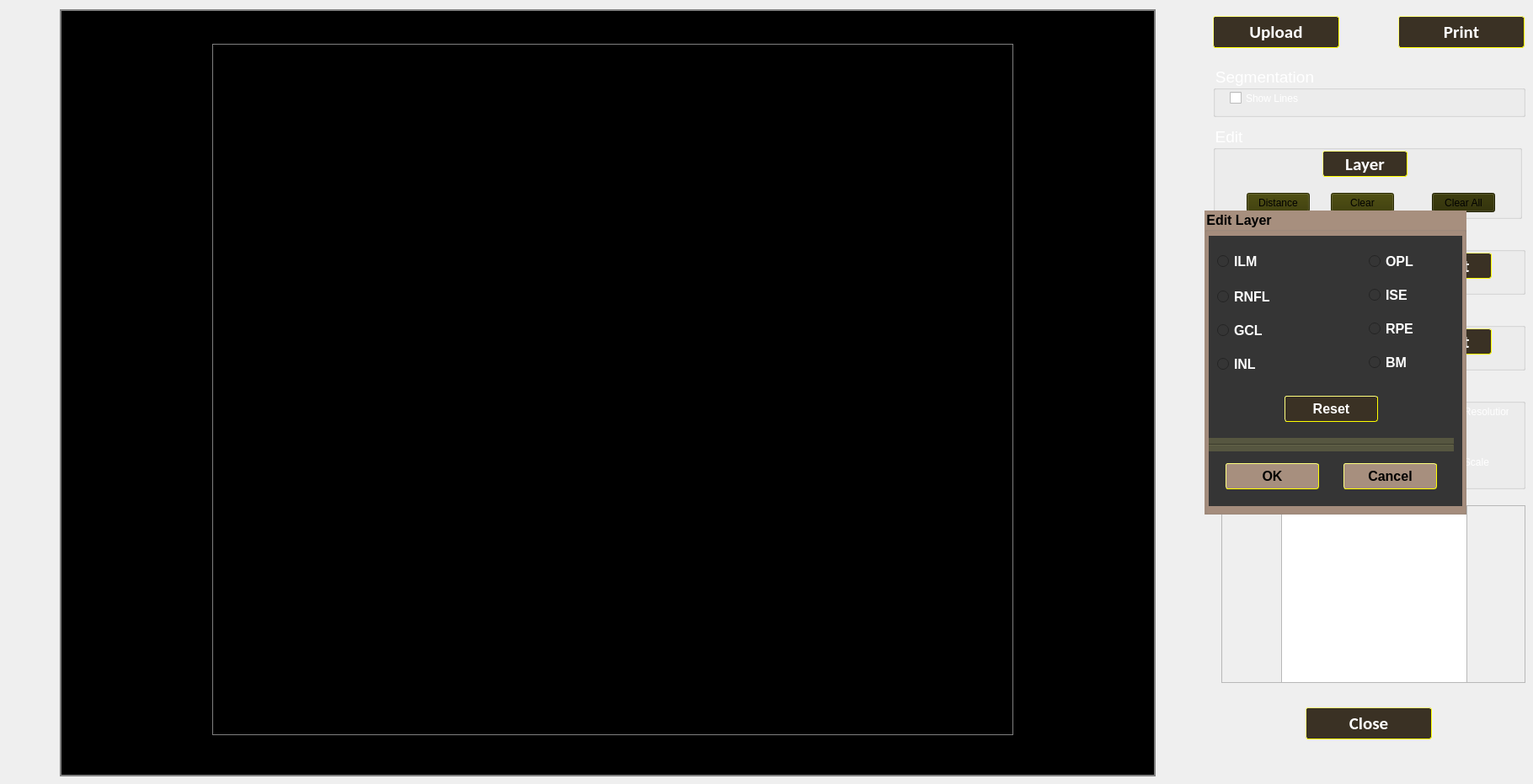
    <widget class="QWidget" name="stackWidget_octaPage7">
     <widget class="QGroupBox" name="groupBox_19">
      <property name="geometry">
       <rect>
        <x>1440</x>
        <y>270</y>
        <width>371</width>
        <height>80</height>
       </rect>
      </property>
      <property name="font">
       <font>
        <pointsize>14</pointsize>
       </font>
      </property>
      <property name="styleSheet">
       <string notr="true">color: white</string>
      </property>
      <property name="title">
       <string>Brightness</string>
      </property>
      <widget class="QPushButton" name="reset_bright_2">
       <property name="geometry">
        <rect>
         <x>230</x>
         <y>30</y>
         <width>101</width>
         <height>31</height>
        </rect>
       </property>
       <property name="font">
        <font>
         <family>Calibri</family>
         <pointsize>16</pointsize>
         <weight>75</weight>
         <bold>true</bold>
        </font>
       </property>
       <property name="focusPolicy">
        <enum>Qt::NoFocus</enum>
       </property>
       <property name="styleSheet">
        <string notr="true">QPushButton
{
background-color:  rgb(255, 236, 20);
color:black;
border-radius:3px;
border-style: outset;
border-width: 1px;
	border-color: rgb(255, 255, 0);
}

QPushButton:!pressed { 
 background-color:  rgb(58, 49, 36);
color:white;

}

QPushButton:hover { 
 border-color: rgb(128, 128, 128);

}

QPushButton:pressed { 
	background-color:  rgb(255, 236, 20);

}</string>
       </property>
       <property name="text">
        <string>Reset</string>
       </property>
      </widget>
      <widget class="QSlider" name="horizontalSlider_bright_2">
       <property name="geometry">
        <rect>
         <x>10</x>
         <y>40</y>
         <width>160</width>
         <height>22</height>
        </rect>
       </property>
       <property name="styleSheet">
        <string notr="true">QSlider::groove:horizontal {
    border: 1px solid #999999;
    height:28px; /* the groove expands to the size of the slider by default. by giving it a height, it has a fixed size */
 background-color:  rgb(58, 49, 36);
   
    margin: 2px 0;
}

QSlider::handle:horizontal {
    background: qlineargradient(x1:0, y1:0, x2:1, y2:1, stop:0 #b4b4b4, stop:1 #8f8f8f);
    border: 5px solid #5c5c5c;h
    width: 18px;
    margin: -42px 0; /* handle is placed by default on the contents rect of the groove. Expand outside the groove */
    border-radius: 3px;
}

</string>
       </property>
       <property name="minimum">
        <number>1</number>
       </property>
       <property name="maximum">
        <number>100</number>
       </property>
       <property name="orientation">
        <enum>Qt::Horizontal</enum>
       </property>
      </widget>
     </widget>
     <widget class="QGroupBox" name="groupBox_20">
      <property name="geometry">
       <rect>
        <x>1670</x>
        <y>450</y>
        <width>141</width>
        <height>131</height>
       </rect>
      </property>
      <property name="font">
       <font>
        <pointsize>14</pointsize>
       </font>
      </property>
      <property name="styleSheet">
       <string notr="true">color: white</string>
      </property>
      <property name="title">
       <string>Scale</string>
      </property>
      <widget class="QRadioButton" name="radioButton_7">
       <property name="geometry">
        <rect>
         <x>20</x>
         <y>30</y>
         <width>101</width>
         <height>17</height>
        </rect>
       </property>
       <property name="text">
        <string>High Resolution</string>
       </property>
      </widget>
      <widget class="QRadioButton" name="radioButton_8">
       <property name="geometry">
        <rect>
         <x>20</x>
         <y>60</y>
         <width>82</width>
         <height>17</height>
        </rect>
       </property>
       <property name="text">
        <string>Fit</string>
       </property>
      </widget>
      <widget class="QRadioButton" name="radioButton_9">
       <property name="geometry">
        <rect>
         <x>20</x>
         <y>90</y>
         <width>82</width>
         <height>17</height>
        </rect>
       </property>
       <property name="text">
        <string>Real Scale</string>
       </property>
      </widget>
     </widget>
     <widget class="QGroupBox" name="groupBox_21">
      <property name="geometry">
       <rect>
        <x>1450</x>
        <y>450</y>
        <width>141</width>
        <height>131</height>
       </rect>
      </property>
      <property name="font">
       <font>
        <pointsize>14</pointsize>
       </font>
      </property>
      <property name="styleSheet">
       <string notr="true">color: white</string>
      </property>
      <property name="title">
       <string>Color</string>
      </property>
      <widget class="QRadioButton" name="radioButton_10">
       <property name="geometry">
        <rect>
         <x>20</x>
         <y>30</y>
         <width>82</width>
         <height>17</height>
        </rect>
       </property>
       <property name="text">
        <string>Gray Scale</string>
       </property>
      </widget>
      <widget class="QRadioButton" name="radioButton_11">
       <property name="geometry">
        <rect>
         <x>20</x>
         <y>60</y>
         <width>82</width>
         <height>17</height>
        </rect>
       </property>
       <property name="text">
        <string>Invert</string>
       </property>
      </widget>
      <widget class="QRadioButton" name="radioButton_12">
       <property name="geometry">
        <rect>
         <x>20</x>
         <y>90</y>
         <width>82</width>
         <height>17</height>
        </rect>
       </property>
       <property name="text">
        <string>False Color</string>
       </property>
      </widget>
     </widget>
     <widget class="QGroupBox" name="groupBox_22">
      <property name="geometry">
       <rect>
        <x>1440</x>
        <y>360</y>
        <width>371</width>
        <height>80</height>
       </rect>
      </property>
      <property name="font">
       <font>
        <pointsize>14</pointsize>
       </font>
      </property>
      <property name="styleSheet">
       <string notr="true">color: white</string>
      </property>
      <property name="title">
       <string>Contrast</string>
      </property>
      <widget class="QPushButton" name="reset_contrast_2">
       <property name="geometry">
        <rect>
         <x>230</x>
         <y>30</y>
         <width>101</width>
         <height>31</height>
        </rect>
       </property>
       <property name="font">
        <font>
         <family>Calibri</family>
         <pointsize>16</pointsize>
         <weight>75</weight>
         <bold>true</bold>
        </font>
       </property>
       <property name="focusPolicy">
        <enum>Qt::NoFocus</enum>
       </property>
       <property name="styleSheet">
        <string notr="true">QPushButton
{
background-color:  rgb(255, 236, 20);
color:black;
border-radius:3px;
border-style: outset;
border-width: 1px;
	border-color: rgb(255, 255, 0);
}

QPushButton:!pressed { 
 background-color:  rgb(58, 49, 36);
color:white;

}

QPushButton:hover { 
 border-color: rgb(128, 128, 128);

}

QPushButton:pressed { 
	background-color:  rgb(255, 236, 20);

}</string>
       </property>
       <property name="text">
        <string>Reset</string>
       </property>
      </widget>
      <widget class="QSlider" name="horizontalSlider_contrast_2">
       <property name="geometry">
        <rect>
         <x>10</x>
         <y>40</y>
         <width>160</width>
         <height>22</height>
        </rect>
       </property>
       <property name="styleSheet">
        <string notr="true">QSlider::groove:horizontal {
    border: 1px solid #999999;
    height:28px; /* the groove expands to the size of the slider by default. by giving it a height, it has a fixed size */
 background-color:  rgb(58, 49, 36);
   
    margin: 2px 0;
}

QSlider::handle:horizontal {
    background: qlineargradient(x1:0, y1:0, x2:1, y2:1, stop:0 #b4b4b4, stop:1 #8f8f8f);
    border: 5px solid #5c5c5c;h
    width: 18px;
    margin: -42px 0; /* handle is placed by default on the contents rect of the groove. Expand outside the groove */
    border-radius: 3px;
}

</string>
       </property>
       <property name="orientation">
        <enum>Qt::Horizontal</enum>
       </property>
      </widget>
     </widget>
     <widget class="QPushButton" name="btn_logout_upload_7">
      <property name="geometry">
       <rect>
        <x>1440</x>
        <y>19</y>
        <width>150</width>
        <height>38</height>
       </rect>
      </property>
      <property name="font">
       <font>
        <family>Calibri</family>
        <pointsize>16</pointsize>
        <weight>75</weight>
        <bold>true</bold>
       </font>
      </property>
      <property name="focusPolicy">
       <enum>Qt::NoFocus</enum>
      </property>
      <property name="styleSheet">
       <string notr="true">QPushButton
{
background-color:  rgb(255, 236, 20);
color:black;
border-radius:3px;
border-style: outset;
border-width: 1px;
	border-color: rgb(255, 255, 0);
}

QPushButton:!pressed { 
 background-color:  rgb(58, 49, 36);
color:white;

}

QPushButton:hover { 
 border-color: rgb(128, 128, 128);

}

QPushButton:pressed { 
	background-color:  rgb(255, 236, 20);

}</string>
      </property>
      <property name="text">
       <string>Upload</string>
      </property>
     </widget>
     <widget class="QGroupBox" name="groupBox_23">
      <property name="geometry">
       <rect>
        <x>1440</x>
        <y>78</y>
        <width>371</width>
        <height>61</height>
       </rect>
      </property>
      <property name="font">
       <font>
        <pointsize>14</pointsize>
       </font>
      </property>
      <property name="styleSheet">
       <string notr="true">color: white</string>
      </property>
      <property name="title">
       <string>Segmentation</string>
      </property>
      <widget class="QCheckBox" name="checkBox_seg_2">
       <property name="geometry">
        <rect>
         <x>20</x>
         <y>30</y>
         <width>121</width>
         <height>17</height>
        </rect>
       </property>
       <property name="text">
        <string>Show Lines</string>
       </property>
      </widget>
     </widget>
     <widget class="QPushButton" name="btn_logout_23">
      <property name="geometry">
       <rect>
        <x>1660</x>
        <y>19</y>
        <width>150</width>
        <height>38</height>
       </rect>
      </property>
      <property name="font">
       <font>
        <family>Calibri</family>
        <pointsize>16</pointsize>
        <weight>75</weight>
        <bold>true</bold>
       </font>
      </property>
      <property name="focusPolicy">
       <enum>Qt::NoFocus</enum>
      </property>
      <property name="styleSheet">
       <string notr="true">QPushButton
{
background-color:  rgb(255, 236, 20);
color:black;
border-radius:3px;
border-style: outset;
border-width: 1px;
	border-color: rgb(255, 255, 0);
}

QPushButton:!pressed { 
 background-color:  rgb(58, 49, 36);
color:white;

}

QPushButton:hover { 
 border-color: rgb(128, 128, 128);

}

QPushButton:pressed { 
	background-color:  rgb(255, 236, 20);

}</string>
      </property>
      <property name="text">
       <string>Print</string>
      </property>
     </widget>
     <widget class="QScrollArea" name="scrollArea_measure_5">
      <property name="geometry">
       <rect>
        <x>71</x>
        <y>11</y>
        <width>1301</width>
        <height>911</height>
       </rect>
      </property>
      <property name="mouseTracking">
       <bool>true</bool>
      </property>
      <property name="tabletTracking">
       <bool>true</bool>
      </property>
      <property name="styleSheet">
       <string notr="true">border: 1px solid gray;
background-color: rgb(0, 0, 0);</string>
      </property>
      <property name="widgetResizable">
       <bool>true</bool>
      </property>
      <widget class="QWidget" name="scrollAreaWidgetContents_32">
       <property name="geometry">
        <rect>
         <x>0</x>
         <y>0</y>
         <width>1299</width>
         <height>909</height>
        </rect>
       </property>
       <widget class="QGraphicsView" name="h_scroll_graphicsview_2">
        <property name="geometry">
         <rect>
          <x>180</x>
          <y>40</y>
          <width>951</width>
          <height>821</height>
         </rect>
        </property>
        <property name="styleSheet">
         <string notr="true">background-color: rgb(0, 0, 0);</string>
        </property>
        <property name="verticalScrollBarPolicy">
         <enum>Qt::ScrollBarAlwaysOff</enum>
        </property>
        <property name="horizontalScrollBarPolicy">
         <enum>Qt::ScrollBarAlwaysOff</enum>
        </property>
       </widget>
      </widget>
     </widget>
     <widget class="QGroupBox" name="groupBox_24">
      <property name="geometry">
       <rect>
        <x>1440</x>
        <y>149</y>
        <width>367</width>
        <height>111</height>
       </rect>
      </property>
      <property name="font">
       <font>
        <pointsize>14</pointsize>
       </font>
      </property>
      <property name="styleSheet">
       <string notr="true">color: white</string>
      </property>
      <property name="title">
       <string>Edit</string>
      </property>
      <widget class="QPushButton" name="btn_distnace_2">
       <property name="enabled">
        <bool>true</bool>
       </property>
       <property name="geometry">
        <rect>
         <x>40</x>
         <y>80</y>
         <width>75</width>
         <height>23</height>
        </rect>
       </property>
       <property name="styleSheet">
        <string notr="true">background-color: rgb(56, 56, 0);
color:black</string>
       </property>
       <property name="text">
        <string>Distance</string>
       </property>
      </widget>
      <widget class="QPushButton" name="btn_clear_2">
       <property name="geometry">
        <rect>
         <x>140</x>
         <y>80</y>
         <width>75</width>
         <height>23</height>
        </rect>
       </property>
       <property name="styleSheet">
        <string notr="true">background-color: rgb(56, 56, 0);
color:black</string>
       </property>
       <property name="text">
        <string>Clear</string>
       </property>
      </widget>
      <widget class="QPushButton" name="btn_clearall_2">
       <property name="geometry">
        <rect>
         <x>260</x>
         <y>80</y>
         <width>75</width>
         <height>23</height>
        </rect>
       </property>
       <property name="styleSheet">
        <string notr="true">background-color: rgb(43, 43, 0);
color:black</string>
       </property>
       <property name="text">
        <string>Clear All</string>
       </property>
      </widget>
      <widget class="QPushButton" name="btn_Layer_report_2">
       <property name="geometry">
        <rect>
         <x>130</x>
         <y>30</y>
         <width>101</width>
         <height>31</height>
        </rect>
       </property>
       <property name="font">
        <font>
         <family>Calibri</family>
         <pointsize>16</pointsize>
         <weight>75</weight>
         <bold>true</bold>
        </font>
       </property>
       <property name="focusPolicy">
        <enum>Qt::NoFocus</enum>
       </property>
       <property name="styleSheet">
        <string notr="true">QPushButton
{
background-color:  rgb(255, 236, 20);
color:black;
border-radius:3px;
border-style: outset;
border-width: 1px;
	border-color: rgb(255, 255, 0);
}

QPushButton:!pressed { 
 background-color:  rgb(58, 49, 36);
color:white;

}

QPushButton:hover { 
 border-color: rgb(128, 128, 128);

}

QPushButton:pressed { 
	background-color:  rgb(255, 236, 20);

}</string>
       </property>
       <property name="text">
        <string>Layer</string>
       </property>
      </widget>
     </widget>
     <widget class="QPushButton" name="btn_close_measure_5">
      <property name="geometry">
       <rect>
        <x>1550</x>
        <y>840</y>
        <width>150</width>
        <height>38</height>
       </rect>
      </property>
      <property name="font">
       <font>
        <family>Calibri</family>
        <pointsize>16</pointsize>
        <weight>75</weight>
        <bold>true</bold>
       </font>
      </property>
      <property name="focusPolicy">
       <enum>Qt::NoFocus</enum>
      </property>
      <property name="styleSheet">
       <string notr="true">QPushButton
{
background-color:  rgb(255, 236, 20);
color:black;
border-radius:3px;
border-style: outset;
border-width: 1px;
	border-color: rgb(255, 255, 0);
}

QPushButton:!pressed { 
 background-color:  rgb(58, 49, 36);
color:white;

}

QPushButton:hover { 
 border-color: rgb(128, 128, 128);

}

QPushButton:pressed { 
	background-color:  rgb(255, 236, 20);

}</string>
      </property>
      <property name="text">
       <string>Close</string>
      </property>
     </widget>
     <widget class="QScrollArea" name="scrollArea_10">
      <property name="geometry">
       <rect>
        <x>1450</x>
        <y>600</y>
        <width>361</width>
        <height>211</height>
       </rect>
      </property>
      <property name="widgetResizable">
       <bool>true</bool>
      </property>
      <widget class="QWidget" name="scrollAreaWidgetContents_4">
       <property name="geometry">
        <rect>
         <x>0</x>
         <y>0</y>
         <width>359</width>
         <height>209</height>
        </rect>
       </property>
       <widget class="QGraphicsView" name="graphicsView_4">
        <property name="geometry">
         <rect>
          <x>70</x>
          <y>0</y>
          <width>221</width>
          <height>211</height>
         </rect>
        </property>
        <property name="verticalScrollBarPolicy">
         <enum>Qt::ScrollBarAlwaysOff</enum>
        </property>
        <property name="horizontalScrollBarPolicy">
         <enum>Qt::ScrollBarAlwaysOff</enum>
        </property>
       </widget>
      </widget>
     </widget>
     <widget class="QGroupBox" name="groupBox_2">
      <property name="geometry">
       <rect>
        <x>1430</x>
        <y>250</y>
        <width>311</width>
        <height>361</height>
       </rect>
      </property>
      <property name="font">
       <font>
        <family>Segoe UI</family>
        <pointsize>12</pointsize>
        <weight>75</weight>
        <bold>true</bold>
       </font>
      </property>
      <property name="styleSheet">
       <string notr="true">background-color:rgb(167,143,126);
color:black</string>
      </property>
      <property name="title">
       <string>Edit Layer</string>
      </property>
      <widget class="QWidget" name="widget_14" native="true">
       <property name="geometry">
        <rect>
         <x>5</x>
         <y>30</y>
         <width>301</width>
         <height>321</height>
        </rect>
       </property>
       <property name="styleSheet">
        <string notr="true">background-color: rgb(53, 53, 53);</string>
       </property>
       <widget class="QRadioButton" name="radioButton_19">
        <property name="geometry">
         <rect>
          <x>10</x>
          <y>20</y>
          <width>101</width>
          <height>21</height>
         </rect>
        </property>
        <property name="font">
         <font>
          <family>Segoe UI</family>
          <pointsize>12</pointsize>
          <weight>75</weight>
          <bold>true</bold>
         </font>
        </property>
        <property name="styleSheet">
         <string notr="true">color:white</string>
        </property>
        <property name="text">
         <string>ILM</string>
        </property>
       </widget>
       <widget class="QRadioButton" name="radioButton_20">
        <property name="geometry">
         <rect>
          <x>10</x>
          <y>62</y>
          <width>101</width>
          <height>21</height>
         </rect>
        </property>
        <property name="font">
         <font>
          <family>Segoe UI</family>
          <pointsize>12</pointsize>
          <weight>75</weight>
          <bold>true</bold>
         </font>
        </property>
        <property name="styleSheet">
         <string notr="true">color:white</string>
        </property>
        <property name="text">
         <string>RNFL</string>
        </property>
       </widget>
       <widget class="QRadioButton" name="radioButton_21">
        <property name="geometry">
         <rect>
          <x>10</x>
          <y>102</y>
          <width>101</width>
          <height>21</height>
         </rect>
        </property>
        <property name="font">
         <font>
          <family>Segoe UI</family>
          <pointsize>12</pointsize>
          <weight>75</weight>
          <bold>true</bold>
         </font>
        </property>
        <property name="styleSheet">
         <string notr="true">color:white</string>
        </property>
        <property name="text">
         <string>GCL</string>
        </property>
       </widget>
       <widget class="QRadioButton" name="radioButton_22">
        <property name="geometry">
         <rect>
          <x>10</x>
          <y>142</y>
          <width>101</width>
          <height>21</height>
         </rect>
        </property>
        <property name="font">
         <font>
          <family>Segoe UI</family>
          <pointsize>12</pointsize>
          <weight>75</weight>
          <bold>true</bold>
         </font>
        </property>
        <property name="styleSheet">
         <string notr="true">color:white</string>
        </property>
        <property name="text">
         <string>INL</string>
        </property>
       </widget>
       <widget class="QRadioButton" name="radioButton_23">
        <property name="geometry">
         <rect>
          <x>190</x>
          <y>20</y>
          <width>81</width>
          <height>21</height>
         </rect>
        </property>
        <property name="font">
         <font>
          <family>Segoe UI</family>
          <pointsize>12</pointsize>
          <weight>75</weight>
          <bold>true</bold>
         </font>
        </property>
        <property name="styleSheet">
         <string notr="true">color:white</string>
        </property>
        <property name="text">
         <string>OPL</string>
        </property>
       </widget>
       <widget class="QRadioButton" name="radioButton_24">
        <property name="geometry">
         <rect>
          <x>190</x>
          <y>60</y>
          <width>101</width>
          <height>21</height>
         </rect>
        </property>
        <property name="font">
         <font>
          <family>Segoe UI</family>
          <pointsize>12</pointsize>
          <weight>75</weight>
          <bold>true</bold>
         </font>
        </property>
        <property name="styleSheet">
         <string notr="true">color:white</string>
        </property>
        <property name="text">
         <string>ISE</string>
        </property>
       </widget>
       <widget class="QRadioButton" name="radioButton_25">
        <property name="geometry">
         <rect>
          <x>190</x>
          <y>100</y>
          <width>81</width>
          <height>21</height>
         </rect>
        </property>
        <property name="font">
         <font>
          <family>Segoe UI</family>
          <pointsize>12</pointsize>
          <weight>75</weight>
          <bold>true</bold>
         </font>
        </property>
        <property name="styleSheet">
         <string notr="true">color:white</string>
        </property>
        <property name="text">
         <string>RPE</string>
        </property>
       </widget>
       <widget class="QRadioButton" name="radioButton_26">
        <property name="geometry">
         <rect>
          <x>190</x>
          <y>140</y>
          <width>81</width>
          <height>21</height>
         </rect>
        </property>
        <property name="font">
         <font>
          <family>Segoe UI</family>
          <pointsize>12</pointsize>
          <weight>75</weight>
          <bold>true</bold>
         </font>
        </property>
        <property name="styleSheet">
         <string notr="true">color:white</string>
        </property>
        <property name="text">
         <string>BM</string>
        </property>
       </widget>
       <widget class="QPushButton" name="Reset_layer">
        <property name="geometry">
         <rect>
          <x>90</x>
          <y>190</y>
          <width>111</width>
          <height>31</height>
         </rect>
        </property>
        <property name="font">
         <font>
          <family>Segoe UI</family>
          <pointsize>12</pointsize>
          <weight>75</weight>
          <bold>true</bold>
         </font>
        </property>
        <property name="styleSheet">
         <string notr="true">QPushButton
{
background-color:  rgb(255, 236, 20);
color:black;
border-radius:3px;
border-style: outset;
border-width: 1px;
	border-color: rgb(255, 255, 0);
}

QPushButton:!pressed { 
 background-color:  rgb(58, 49, 36);
color:white;

}

QPushButton:hover { 
 border-color: rgb(128, 128, 128);

}

QPushButton:pressed { 
	background-color:  rgb(255, 236, 20);

}</string>
        </property>
        <property name="text">
         <string>Reset</string>
        </property>
       </widget>
       <widget class="QPushButton" name="h_scroll_macula_single_layer_ok">
        <property name="geometry">
         <rect>
          <x>20</x>
          <y>270</y>
          <width>111</width>
          <height>31</height>
         </rect>
        </property>
        <property name="font">
         <font>
          <family>Segoe UI</family>
          <pointsize>12</pointsize>
          <weight>75</weight>
          <bold>true</bold>
         </font>
        </property>
        <property name="styleSheet">
         <string notr="true">QPushButton
{
background-color:rgb(167,143,126);
color:black;
border-radius:3px;
border-style: outset;
border-width: 1px;
	border-color: rgb(255, 255, 0);
}

QPushButton:!pressed { 
background-color:rgb(167,143,126);
color:black;

}

QPushButton:hover { 
 border-color: rgb(167,143,126);

}

QPushButton:pressed { 
	background-color:  rgb(255, 236, 20);

}</string>
        </property>
        <property name="text">
         <string>OK</string>
        </property>
       </widget>
       <widget class="QPushButton" name="h_scroll_macula_single_layer_cancel">
        <property name="geometry">
         <rect>
          <x>160</x>
          <y>270</y>
          <width>111</width>
          <height>31</height>
         </rect>
        </property>
        <property name="font">
         <font>
          <family>Segoe UI</family>
          <pointsize>12</pointsize>
          <weight>75</weight>
          <bold>true</bold>
         </font>
        </property>
        <property name="styleSheet">
         <string notr="true">


QPushButton
{
background-color:rgb(167,143,126);
color:black;
border-radius:3px;
border-style: outset;
border-width: 1px;
	border-color: rgb(255, 255, 0);
}

QPushButton:!pressed { 
background-color:rgb(167,143,126);
color:black;

}

QPushButton:hover { 
 border-color: rgb(128, 128, 128);

}

QPushButton:pressed { 
	background-color:  rgb(255, 236, 20);

}</string>
        </property>
        <property name="text">
         <string>Cancel</string>
        </property>
       </widget>
       <widget class="Line" name="line_17">
        <property name="geometry">
         <rect>
          <x>0</x>
          <y>240</y>
          <width>291</width>
          <height>16</height>
         </rect>
        </property>
        <property name="styleSheet">
         <string notr="true">
background-color: rgb(86, 86, 64);</string>
        </property>
        <property name="orientation">
         <enum>Qt::Horizontal</enum>
        </property>
       </widget>
      </widget>
     </widget>
    </widget>
